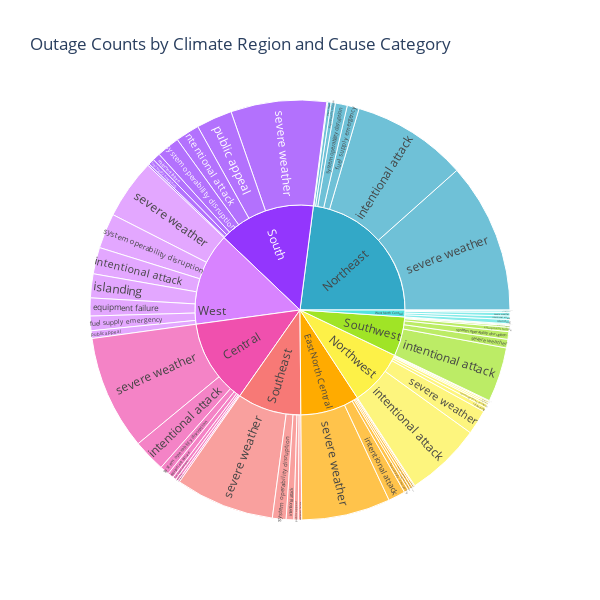

Notebook cell for this chart:
### Code cell
# Aggregate counts by climate_region and cause_cat
agg_df = outage.groupby(['climate_region', 'cause_cat']).size().reset_index(name='outage_count')
agg_df = agg_df.sort_values(['climate_region', 'cause_cat'])

ordered_regions = ['Northeast', 'West North Central', 'Southwest', 'Northwest', 'East North Central', 'Southeast', 'Central', 'West', 'South']

regions = agg_df['climate_region'].unique()
colors = ['#33a8c7ff', '#52e3e1ff', '#a0e426ff', '#fdf148ff', '#ffab00ff',  '#f77976ff', '#f050aeff', '#d883ffff', '#9336fdff' ]
colors2 = ["#ef476f","#f78c6b","#ffd166","#83d483","#06d6a0","#0cb0a9","#118ab2","#0c637f","#073b4c"]
colors3 = ["#5d9cec","#4fc1e9","#48cfad","#a0d468","#ffce54","#fc6e51","#ed5565","#ac92ec","#ec87c0"]
colors4= ["#ff7073","#ea9e8d","#dbb3b1","#ffe085","#fed35d","#96e6b3","#73d3c9","#8cd9f8","#a0b7cf"]
color_map = {region: colors[i % len(colors4)] for i, region in enumerate(ordered_regions)}

fig = px.sunburst(
    agg_df,
    path=['climate_region', 'cause_cat'],  # hierarchy: inner ring is climate_region, outer is cause_cat
    values='outage_count',
    color='climate_region',
    color_discrete_map=color_map,
    #color='outage_count',  
    #color_continuous_scale=px.colors.sequential.Plasma,
    title='Outage Counts by Climate Region and Cause Category'
)
fig.update_layout(width=600, height=600)
fig.update_traces(insidetextorientation='radial')  # or 'tangential' or 'auto'
fig.show()

### Figure 1 — Plotly figure (JSON) as saved in the notebook; plotly's stock layout.template omitted (floating-point values rounded to 4 significant figures)
{"data": [{"branchvalues": "total", "customdata": [["Central"], ["East North Central"], ["Northeast"], ["Northwest"], ["South"], ["Southeast"], ["Southwest"], ["South"], ["Northwest"], ["Northeast"], ["West North Central"], ["Central"], ["West"], ["East North Central"], ["Northwest"], ["South"], ["Northeast"], ["West"], ["Central"], ["Southwest"], ["East North Central"], ["Southeast"], ["Southwest"], ["West"], ["West North Central"], ["Central"], ["East North Central"], ["Northeast"], ["Central"], ["East North Central"], ["West North Central"], ["South"], ["Southwest"], ["Northwest"], ["West"], ["Northeast"], ["Northwest"], ["South"], ["Southeast"], ["Southwest"], ["South"], ["Northeast"], ["East North Central"], ["Northwest"], ["West North Central"], ["West"], ["Central"], ["Southeast"], ["Southwest"], ["West"], ["West North Central"], ["Central"], ["East North Central"], ["Northeast"], ["Southwest"], ["Northwest"], ["South"], ["Southeast"], ["West"], ["Central"], ["East North Central"], ["Northeast"], ["Northwest"], ["South"], ["Southeast"], ["Southwest"], ["West"], ["West North Central"]], "domain": {"x": [0, 1], "y": [0, 1]}, "hovertemplate": "labels=%{label}<br>outage_count=%{value}<br>parent=%{parent}<br>id=%{id}<br>climate_region=%{customdata[0]}<extra></extra>", "ids": ["Central/equipment failure", "East North Central/equipment failure", "Northeast/equipment failure", "Northwest/equipment failure", "South/equipment failure", "Southeast/equipment failure", "Southwest/equipment failure", "South/fuel supply emergency", "Northwest/fuel supply emergency", "Northeast/fuel supply emergency", "West North Central/equipment failure", "Central/fuel supply emergency", "West/equipment failure", "East North Central/fuel supply emergency", "Northwest/intentional attack", "South/intentional attack", "Northeast/intentional attack", "West/fuel supply emergency", "Central/intentional attack", "Southwest/fuel supply emergency", "East North Central/intentional attack", "Southeast/intentional attack", "Southwest/intentional attack", "West/intentional attack", "West North Central/intentional attack", "Central/islanding", "East North Central/islanding", "Northeast/islanding", "Central/public appeal", "East North Central/public appeal", "West North Central/islanding", "South/islanding", "Southwest/islanding", "Northwest/islanding", "West/islanding", "Northeast/public appeal", "Northwest/public appeal", "South/public appeal", "Southeast/public appeal", "Southwest/public appeal", "South/severe weather", "Northeast/severe weather", "East North Central/severe weather", "Northwest/severe weather", "West North Central/public appeal", "West/public appeal", "Central/severe weather", "Southeast/severe weather", "Southwest/severe weather", "West/severe weather", "West North Central/severe weather", "Central/system operability disruption", "East North Central/system operability disruption", "Northeast/system operability disruption", "Southwest/system operability disruption", "Northwest/system operability disruption", "South/system operability disruption", "Southeast/system operability disruption", "West/system operability disruption", "Central", "East North Central", "Northeast", "Northwest", "South", "Southeast", "Southwest", "West", "West North Central"], "insidetextorientation": "radial", "labels": ["equipment failure", "equipment failure", "equipment failure", "equipment failure", "equipment failure", "equipment failure", "equipment failure", "fuel supply emergency", "fuel supply emergency", "fuel supply emergency", "equipment failure", "fuel supply emergency", "equipment failure", "fuel supply emergency", "intentional attack", "intentional attack", "intentional attack", "fuel supply emergency", "intentional attack", "fuel supply emergency", "intentional attack", "intentional attack", "intentional attack", "intentional attack", "intentional attack", "islanding", "islanding", "islanding", "public appeal", "public appeal", "islanding", "islanding", "islanding", "islanding", "islanding", "public appeal", "public appeal", "public appeal", "public appeal", "public appeal", "severe weather", "severe weather", "severe weather", "severe weather", "public appeal", "public appeal", "severe weather", "severe weather", "severe weather", "severe weather", "severe weather", "system operability disruption", "system operability disruption", "system operability disruption", "system operability disruption", "system operability disruption", "system operability disruption", "system operability disruption", "system operability disruption", "Central", "East North Central", "Northeast", "Northwest", "South", "Southeast", "Southwest", "West", "West North Central"], "marker": {"colors": ["#f050aeff", "#ffab00ff", "#33a8c7ff", "#fdf148ff", "#9336fdff", "#f77976ff", "#a0e426ff", "#9336fdff", "#fdf148ff", "#33a8c7ff", "#52e3e1ff", "#f050aeff", "#d883ffff", "#ffab00ff", "#fdf148ff", "#9336fdff", "#33a8c7ff", "#d883ffff", "#f050aeff", "#a0e426ff", "#ffab00ff", "#f77976ff", "#a0e426ff", "#d883ffff", "#52e3e1ff", "#f050aeff", "#ffab00ff", "#33a8c7ff", "#f050aeff", "#ffab00ff", "#52e3e1ff", "#9336fdff", "#a0e426ff", "#fdf148ff", "#d883ffff", "#33a8c7ff", "#fdf148ff", "#9336fdff", "#f77976ff", "#a0e426ff", "#9336fdff", "#33a8c7ff", "#ffab00ff", "#fdf148ff", "#52e3e1ff", "#d883ffff", "#f050aeff", "#f77976ff", "#a0e426ff", "#d883ffff", "#52e3e1ff", "#f050aeff", "#ffab00ff", "#33a8c7ff", "#a0e426ff", "#fdf148ff", "#9336fdff", "#f77976ff", "#d883ffff", "#f050aeff", "#ffab00ff", "#33a8c7ff", "#fdf148ff", "#9336fdff", "#f77976ff", "#a0e426ff", "#d883ffff", "#52e3e1ff"]}, "name": "", "parents": ["Central", "East North Central", "Northeast", "Northwest", "South", "Southeast", "Southwest", "South", "Northwest", "Northeast", "West North Central", "Central", "West", "East North Central", "Northwest", "South", "Northeast", "West", "Central", "Southwest", "East North Central", "Southeast", "Southwest", "West", "West North Central", "Central", "East North Central", "Northeast", "Central", "East North Central", "West North Central", "South", "Southwest", "Northwest", "West", "Northeast", "Northwest", "South", "Southeast", "Southwest", "South", "Northeast", "East North Central", "Northwest", "West North Central", "West", "Central", "Southeast", "Southwest", "West", "West North Central", "Central", "East North Central", "Northeast", "Southwest", "Northwest", "South", "Southeast", "West", "", "", "", "", "", "", "", "", ""], "type": "sunburst", "values": [7, 3, 5, 2, 9, 4, 5, 7, 1, 14, 1, 4, 21, 5, 89, 28, 135, 17, 38, 2, 20, 9, 64, 31, 4, 3, 1, 1, 2, 2, 5, 2, 1, 5, 28, 4, 2, 42, 5, 1, 112, 176, 104, 29, 2, 9, 134, 116, 10, 70, 4, 11, 3, 14, 9, 4, 27, 16, 41, 199, 138, 349, 132, 227, 150, 92, 217, 16]}], "layout": {"height": 600, "legend": {"tracegroupgap": 0}, "title": {"text": "Outage Counts by Climate Region and Cause Category"}, "width": 600}}
